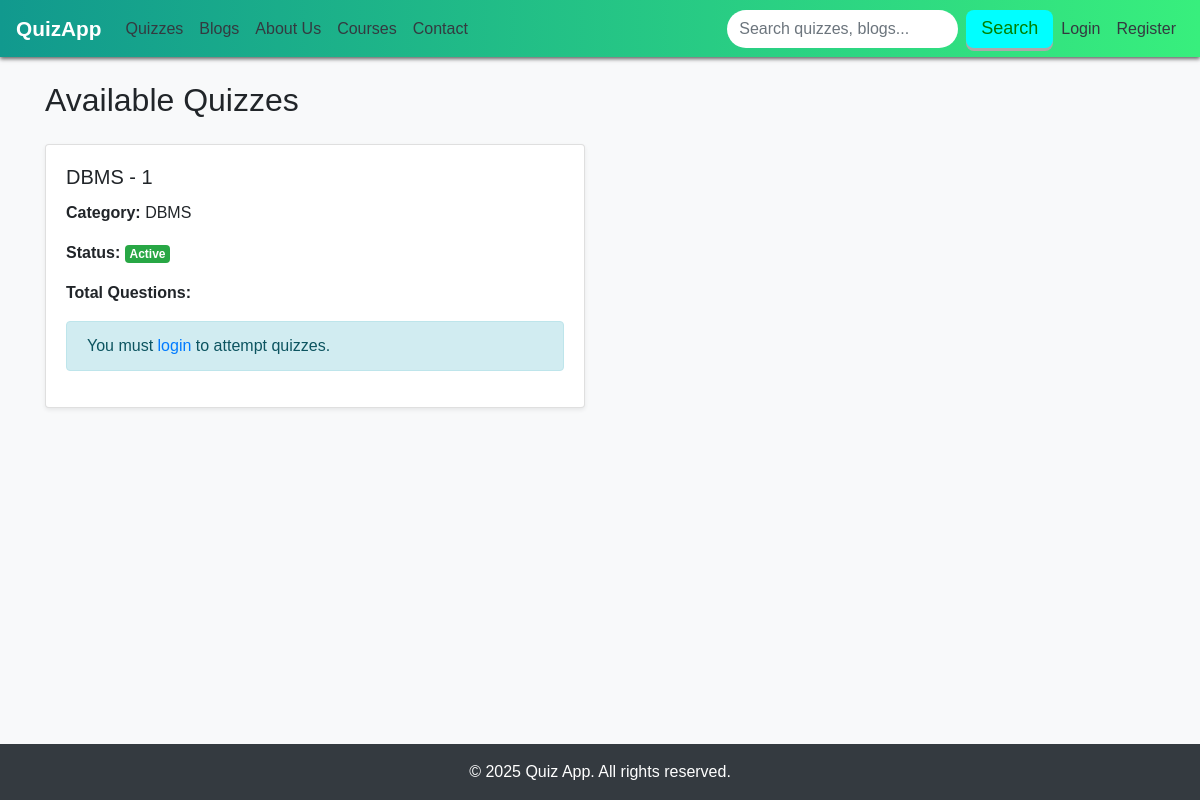
Screenshot of /category/10/ with the database file from the repository.
### core/models.py (models this page shows, shortened)
class Quiz(models.Model):
    STATUS_CHOICES = (
        ('active', 'Active'),
        ('hold', 'Hold'),
        ('disabled', 'Disabled'),
    )
    title = models.CharField(max_length=200)
    category = models.ForeignKey(Category, on_delete=models.CASCADE)
    image = models.ImageField(upload_to='quiz_images/', null=True, blank=True)
    description = models.TextField(blank=True, null=True)
    is_paid = models.BooleanField(default=False)  # Free or Paid
    price = models.DecimalField(max_digits=6, decimal_places=2, default=0.00)  # Only used if paid
    status = models.CharField(max_length=20, choices=STATUS_CHOICES, default='active')
    created_at = models.DateTimeField(auto_now_add=True)

class Category(models.Model):
    name = models.CharField(max_length=100, unique=True)
    description = models.CharField(max_length=500, blank=True, null=True)

### core/views.py (the view)
# urls.py: path('category/<int:category_id>/', views.category_quizzes, name='category_quizzes'),
def category_quizzes(request, category_id):
    quizzes = Quiz.objects.filter(category_id=category_id)
    return render(request, 'core/quizzes_by_category.html', {'quizzes': quizzes})

### templates/core/quizzes_by_category.html
{% extends 'core/base.html' %}
{% block content %}
<h2 class="mb-4">Available Quizzes</h2>
<div class="row">
    {% for quiz in quizzes %}
        <div class="col-md-6 mb-4">
            <div class="card shadow-sm">
                <div class="card-body">
                    <h5 class="card-title">{{ quiz.title }}</h5>
                    <p><strong>Category:</strong> {{ quiz.category.name }}</p>
                    <p><strong>Status:</strong>
                        {% if quiz.status == 'active' %}
                            <span class="badge badge-success">Active</span>
                        {% elif quiz.status == 'hold' %}
                            <span class="badge badge-warning">On Hold</span>
                        {% else %}
                            <span class="badge badge-secondary">Disabled</span>
                        {% endif %}
                    </p>
                    <p><strong>Total Questions:</strong> {{ total_questions }}</p>
                    {% if user.is_authenticated %}
                        {% if quiz.status == 'active' %}
                            <a href="{% url 'attempt_quiz' quiz.id %}" class="btn btn-primary mt-3">Start Quiz</a>
                        {% else %}
                            <div class="alert alert-warning mt-3">
                                This quiz is not currently active and cannot be attempted.
                            </div>
                        {% endif %}
                        {% else %}
                            <div class="alert alert-info mt-3">
                                You must <a href="{% url 'login' %}">login</a> to attempt quizzes.
                            </div>
                    {% endif %}
                </div>
            </div>
        </div>
    {% empty %}
        <p>No quizzes found for this category.</p>
    {% endfor %}
</div>
{% endblock %}

### static/css/style.css (style rules this page uses)
body { font-family: 'Segoe UI', sans-serif; }

### static/core/style.css (style rules this page uses)
.card { box-shadow: 0 0 10px rgba(0,0,0,0.05); }
html, body { height: 100%; margin: 0; display: flex; flex-direction: column; }
body { font-family: Arial, sans-serif; background-color: #f8f9fa; }

### rows the page displays
Quiz: title "DBMS - 1", category.name "DBMS", status "Active"
